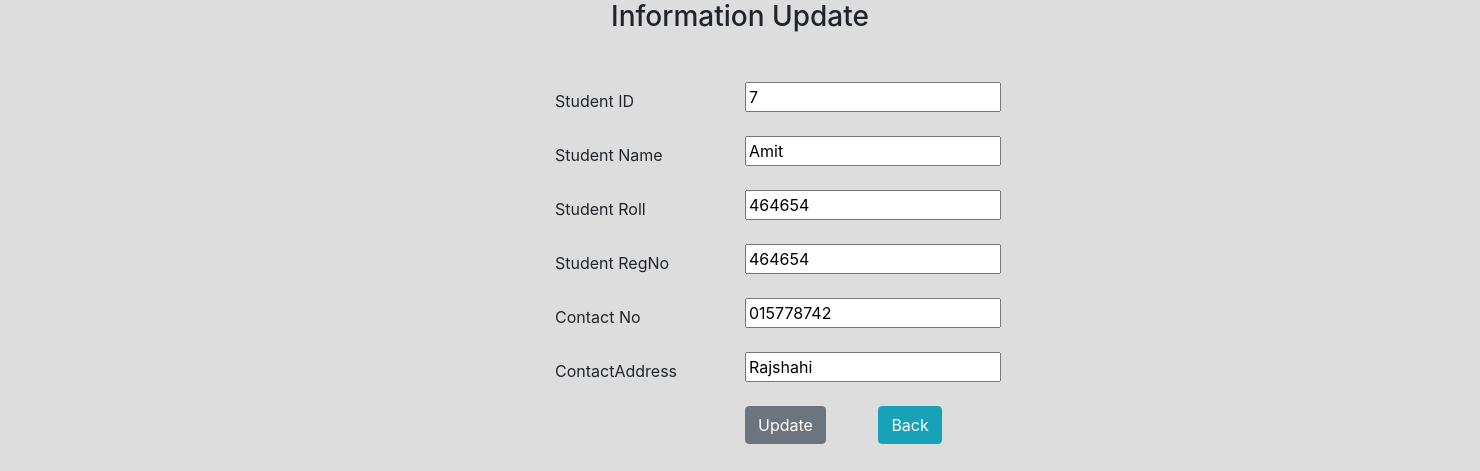
The app's page /edit/7 with its own data.
### CrudApp/models.py (models this page shows)
class Student(models.Model):
    StudentID = models.AutoField(primary_key=True)
    Name = models.CharField(max_length=20)
    Roll = models.CharField(max_length=6)
    RegNo = models.CharField(max_length=6)
    ContactNo = models.CharField(max_length=11)
    ContactAddress = models.CharField(max_length=100)
    class Meta:
        db_table = "STUDENT"

### CrudApp/views.py (the view)
# urls.py: path('edit/<int:id>', views.editStudent),
def editStudent(request, id):
    students = Student.objects.get(StudentID=id)
    return render(request, "edit.html", {'students': students})

### CrudApp/templates/edit.html (shortened to what this page needs)
<!DOCTYPE html>
<html lang="en">
<head>
     <link rel="stylesheet" href="https://maxcdn.bootstrapcdn.com/bootstrap/4.0.0/css/bootstrap.min.css">
</head>
<body>
 <h3 class="text-center">Information Update</h3>
<div class="container">
    <form action="/update/{{students.StudentID}}" method="POST" class="post-form">
        <div class="form-group row">
            <label class="col-sm-2 col-form-label">Student ID</label>
            <div class="col-sm-4">
                <input type="text" name="StudentID" id="id_StudentID" readonly value="{{students.StudentID}}">
            </div>
        </div>
         <div class="form-group row">
            <label class="col-sm-2 col-form-label">Student Name</label>
            <div class="col-sm-4">
                <input type="text" name="Name" id="id_Name" value="{{students.Name}}">
            </div>
        </div>
        <div class="form-group row">
            <label class="col-sm-2 col-form-label">Student Roll</label>
            <div class="col-sm-4">
                <input type="text" name="Roll" id="id_Roll" value="{{students.Roll}}">
            </div>
        </div>
        <div class="form-group row">
            <label class="col-sm-2 col-form-label">Student RegNo</label>
            <div class="col-sm-4">
                <input type="text" name="RegNo" id="id_RegNo" value="{{students.RegNo}}">
            </div>
        </div>
        <div class="form-group row">
            <label class="col-sm-2 col-form-label">Contact No</label>
            <div class="col-sm-4">
                <input type="text" name="ContactNo" id="id_ContactNo" value="{{students.ContactNo}}">
            </div>
        </div>
        <div class="form-group row">
            <label class="col-sm-2 col-form-label">ContactAddress</label>
            <div class="col-sm-4">
                <input type="text" name="ContactAddress" id="id_ContactAddress" value="{{students.ContactAddress}}">
            </div>
        </div>
         <div class="form-group row">
            <label class="col-sm-2 col-form-label"></label>
            <div class="col-sm-4">
               <button type="submit" class="btn btn-secondary">Update</button>
                <a href="/" class="btn btn-info ml-5">Back</a>
            </div>
        </div>
    </form>
</div>
</body>
</html>

### CrudApp/templates/edit.html (style rules this page uses)
body { background:#ddd }
.container { position: relative; left: 25%; top:40px; }

### records on screen
Student: StudentID "7", Name "Amit", Roll "464654", RegNo "464654", ContactNo "015778742", ContactAddress "Rajshahi"
